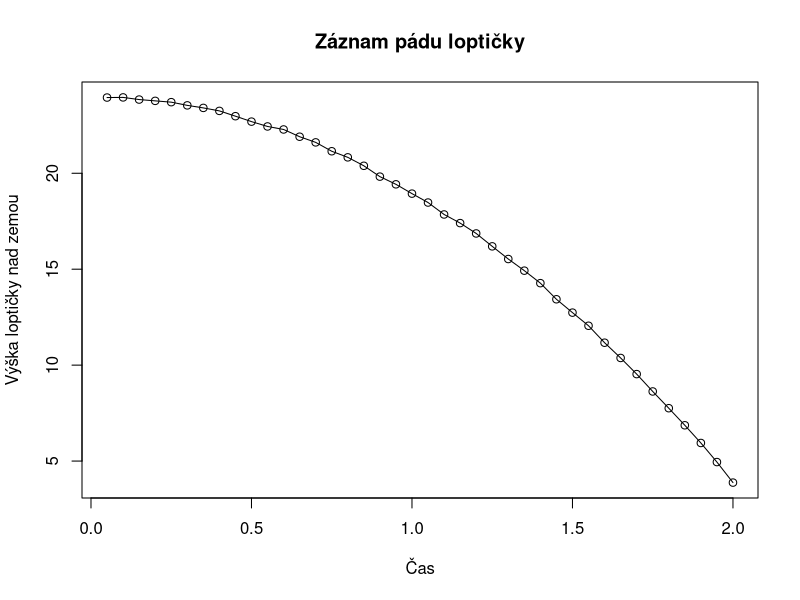
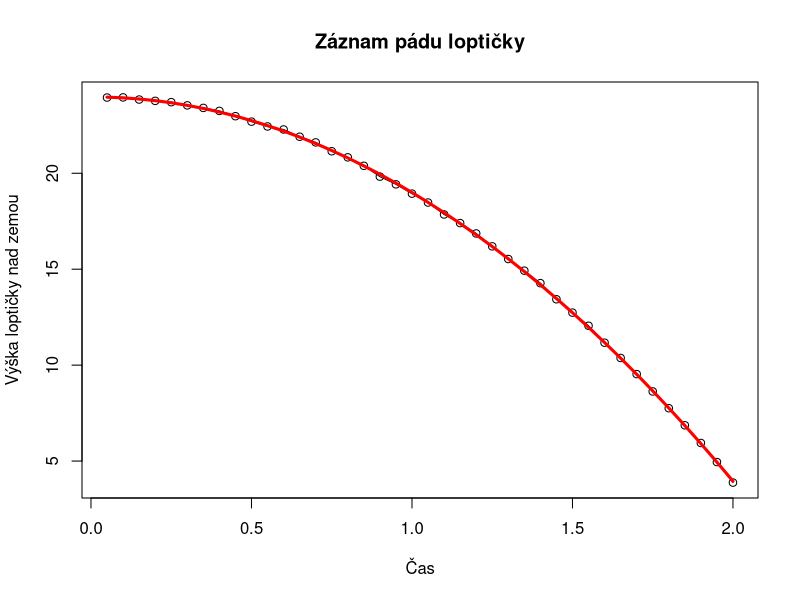
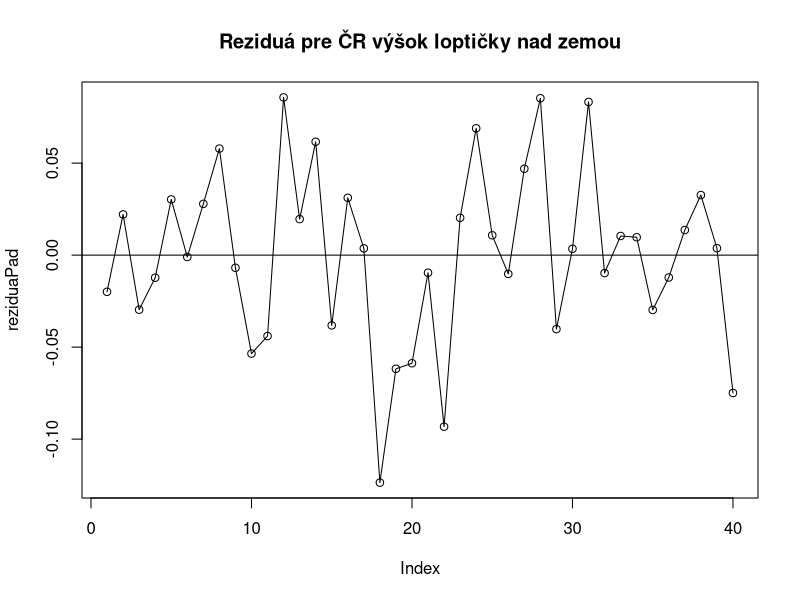
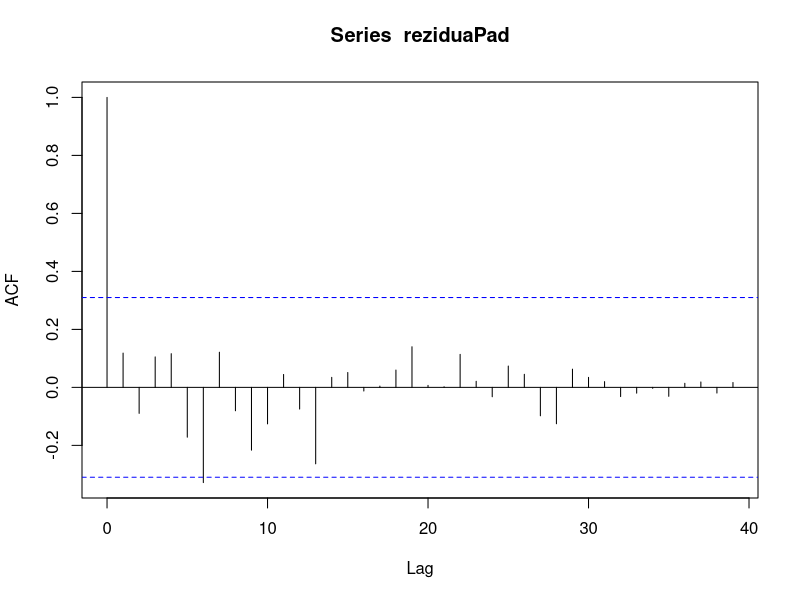
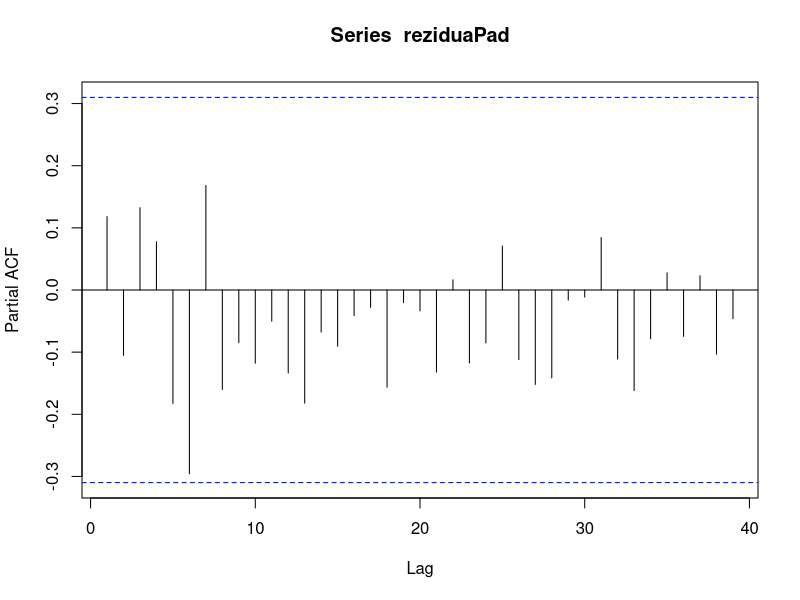
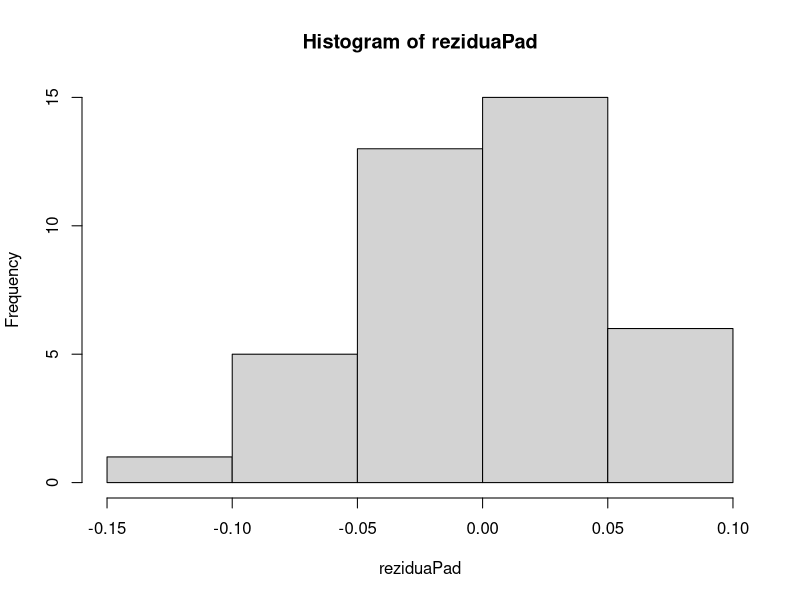
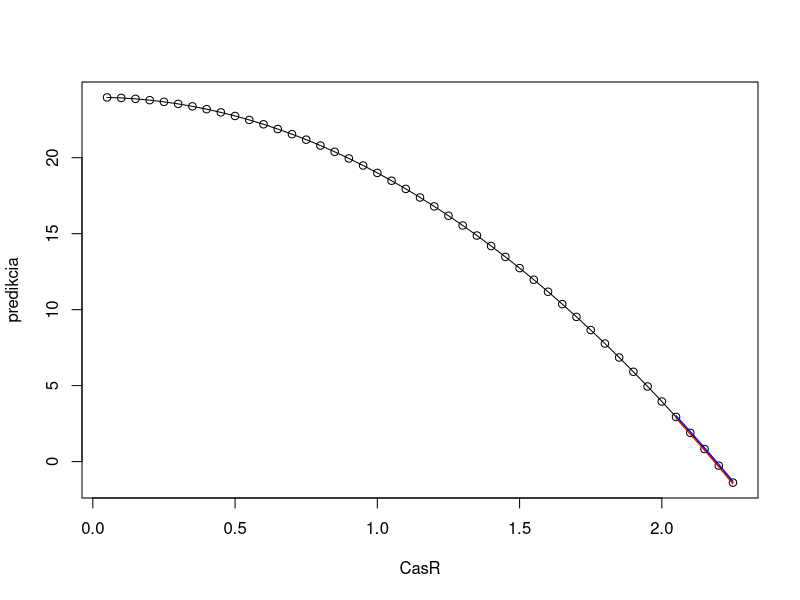
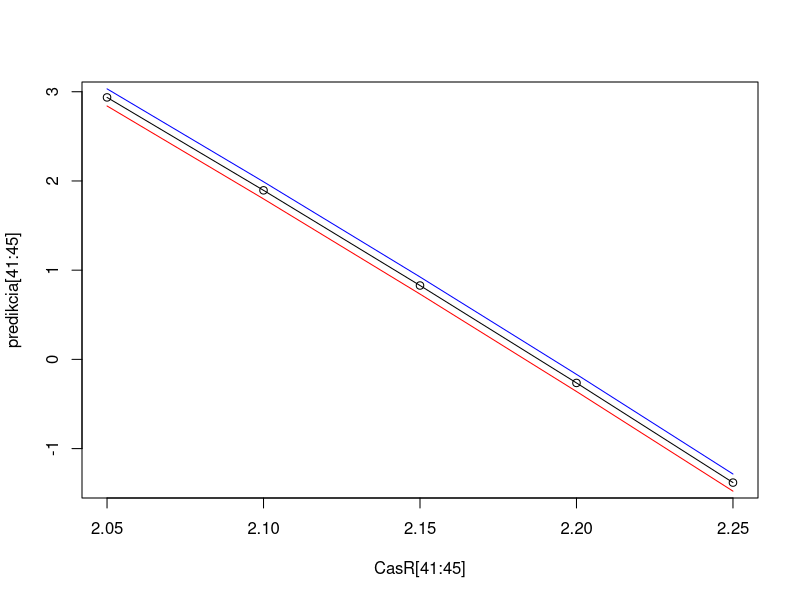

Write the R code that produced these figures, in order.
## ---- chunk 1
PAD <- read.delim2("PAD.txt")
str(PAD)
Vyska<-PAD$Vyska
Cas<-PAD$Cas
## ---- chunk 2
plot(Cas, Vyska, type = "o", main="Záznam pádu loptičky", xlab="Čas", ylab = "Výška loptičky nad zemou")
## ---- chunk 3
Cas2<-Cas*Cas
trend<-lm(Vyska~Cas+Cas2)
plot(Cas, Vyska, type = "o", main="Záznam pádu loptičky", xlab="Čas", ylab = "Výška loptičky nad zemou")
lines(Cas, predict(trend), col="red", lwd=3)
summary(trend)
## ---- chunk 4
reziduaPad<-residuals(trend)
plot(reziduaPad, type="o",main="Reziduá pre ČR výšok loptičky nad zemou" ) 
abline(0,0)
acf(reziduaPad, 40)
pacf(reziduaPad, 40)
Box.test(reziduaPad)
Box.test(reziduaPad, type="Ljung")
## ---- chunk 5
hist(reziduaPad)
shapiro.test(reziduaPad)
## ---- chunk 6
CasR = (1:45)*0.05
CasR
predikcia = predict(trend, list(Cas=CasR, Cas2 = CasR*CasR))
#summary(predikcia)
predikcia
plot(CasR, predikcia, type='o')
s = 0.04898
d = predikcia[41:45]-1.96*s
h = predikcia[41:45]+1.96*s
lines(CasR[41:45], d, col= 'red')
lines(CasR[41:45], h, col= 'blue')

plot(CasR[41:45], predikcia[41:45], type='o')
lines(CasR[41:45], d, col= 'red')
lines(CasR[41:45], h, col= 'blue')
